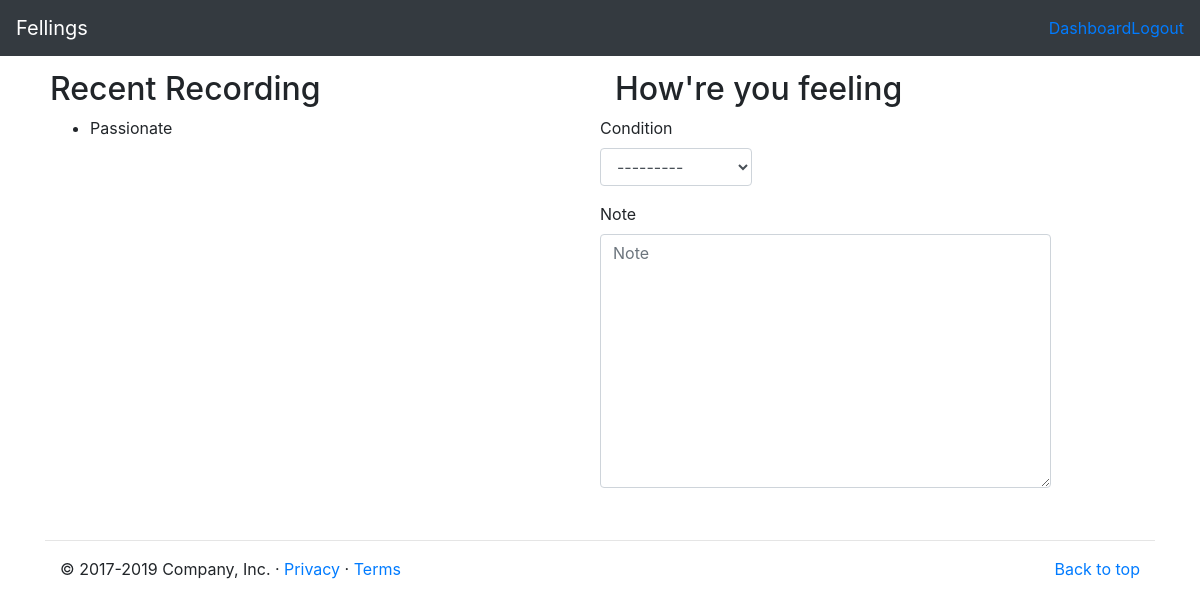
Before: /users/dashboard/ (signed in) with the older database file.
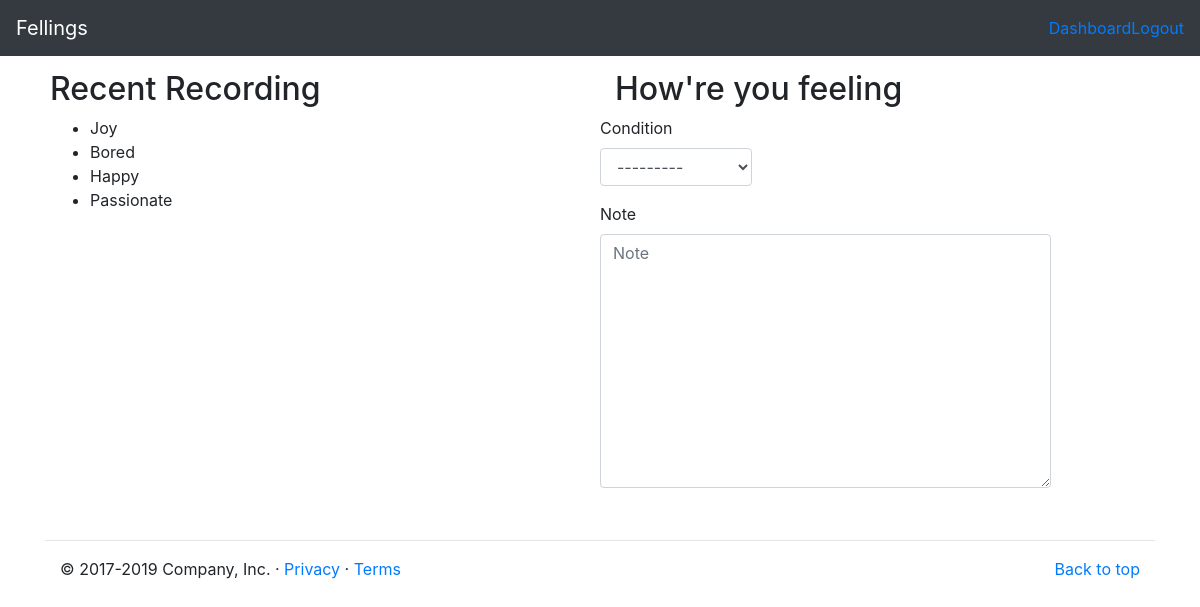
After: the same page with the newer database file.
### thoughts/models.py (models this page shows, shortened)
class Thought(models.Model):
    user = models.ForeignKey(User, on_delete=models.CASCADE, related_name="thoughts")
    recorded_at = models.DateTimeField(default=timezone.now, editable=False)
    condition = models.IntegerField(choices=CONDITIONS)
    note = models.TextField(blank=True, default="")
    class Meta:
        ordering = ["-recorded_at"]

### users/views.py (the view, shortened to what this page needs)
# urls.py: path("dashboard/", views.Dashboard.as_view(), name="dashboard"),
class Dashboard(LoginRequiredMixin, SelectRelatedMixin, generic.TemplateView):
    model = User
    select_related = "thoughts"
    template_name = "users/dashboard.html"

### thoughts/form.py
class ThoughtForm(forms.ModelForm):
    class Meta:
        fields = ["condition", "note"]
        model = models.Thought

### thoughts/templatetags/thought_tags.py (called while the page is built)
@register.inclusion_tag("thoughts/_form.html")
def thought_form():
    form = ThoughtForm()
    return {"form": form}

### users/templates/users/dashboard.html (shortened to what this page needs)
{% extends 'layout.html' %}
{% load thought_tags %}
{% block content %}
<div class="container" style="padding: 20px;">
    <dev class="row">
        <div class="col-md-6">
            <h2>Recent Recording</h2>
            <ul>
                {% for thought in user.thoughts.all %}
                <li>{{ thought.get_condition_display }}</li>
                {% endfor %}
            </ul>
        </div>
        <dev class="col-md-6">
            {% thought_form %}
        </dev>
    </dev>
</div>
{% endblock %}

### templates/layout.html (shortened to what this page needs)
{% load static %}
<!doctype html>
<html lang="en">
<head>
    <link rel="stylesheet" href="https://stackpath.bootstrapcdn.com/bootstrap/4.4.1/css/bootstrap.min.css"
>
    <link rel="stylesheet" href="{% static 'css/feelings.css' %}">
</head>
<body>
    <nav class="navbar navbar-expand-md navbar-dark fixed-top bg-dark">
        <a class="navbar-brand" href="{% url 'home' %}">Fellings</a>
        <div class="collapse navbar-collapse" id="navbarCollapse">
            <form class="form-inline mt-2 mt-md-0 ">
                <ul class="nav navbar-nav  navbar-right">
                    {% if not user.is_authenticated %}
                    <li><a href="{% url 'users:login' %}">Login</a></li>
                    <li><a href="{% url 'users:signup' %}"">Sing up</a></li>
                    {% else %}
                    <li><a href=" {% url 'users:dashboard' %}">Dashboard</a></li>
                    <li><a href="{% url 'users:logout' %}">Logout</a></li>
                    {% endif %}
                </ul>
            </form>
        </div>
    </nav>
    <div id="content">
        {% block content %}{% endblock %}
    </div>
    <div class="container">
        <hr>
        <footer class="container">
            <p class="float-right"><a href="#">Back to top</a></p>
            <p>&copy; 2017-2019 Company, Inc. &middot; <a href="#">Privacy</a> &middot; <a href="#">Terms</a></p>
        </footer>
    </div>
</body>
</html>

### thoughts/templates/thoughts/_form.html (shortened to what this page needs)
{% load bootstrap4 %}
<form method="POST" action="{% url 'thoughts:create' %}">
    <h2>How're you feeling</h2>
    <div class="row">
        {% bootstrap_form form %}
    </div>
</form>

### assets/css/feelings.css (style rules this page uses)
body { padding-top: 50px; }

Changed rows visible on the page:
added Thought: condition "Joy"
added Thought: condition "Bored"
added Thought: condition "Happy"
